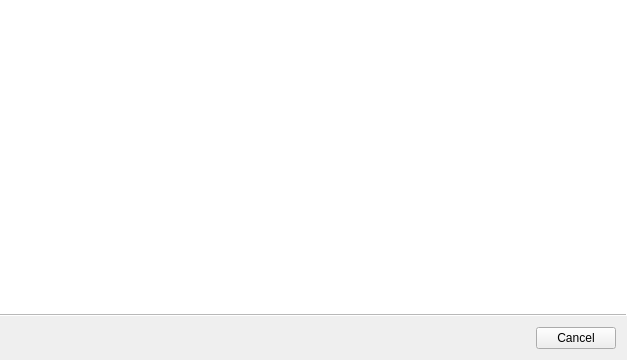
<?xml version="1.0" encoding="UTF-8"?>
<ui version="4.0">
 <class>CreateProjectWizard</class>
 <widget class="QWizard" name="CreateProjectWizard">
  <property name="windowModality">
   <enum>Qt::ApplicationModal</enum>
  </property>
  <property name="geometry">
   <rect>
    <x>0</x>
    <y>0</y>
    <width>627</width>
    <height>360</height>
   </rect>
  </property>
  <property name="windowTitle">
   <string>Create New FDT Project</string>
  </property>
  <property name="modal">
   <bool>true</bool>
  </property>
  <property name="wizardStyle">
   <enum>QWizard::ModernStyle</enum>
  </property>
  <property name="options">
   <set>QWizard::HelpButtonOnRight|QWizard::NoBackButtonOnStartPage</set>
  </property>
 </widget>
 <resources/>
 <connections/>
</ui>
